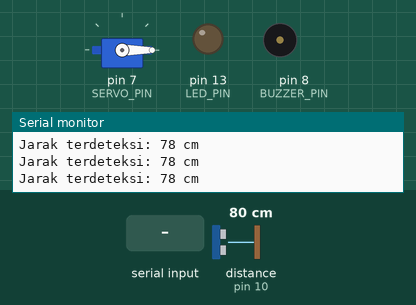
Recording of a sketch running on a simulated Arduino Uno, built with avr-gcc and run on an emulated ATmega328P. Shown: servo, output pins drawn as LEDs (lit = HIGH), buzzer (waves = sounding, pin HIGH), the last lines printed to the serial monitor. Wiring (inferred from the names in the program): ultrasonic range finder: trigger pin 9; echo pin 10. Inputs (shaded band) come from the test bench; at power-on: distance to the obstacle (sensor on pin 10) 80 cm. The echo pulse lasts 58.3 µs per cm; pins used as bus, display or sensor lines are not drawn.

Above: at 1.2 s.
1.3 s: distance to the obstacle (sensor on pin 10) set to 18 cm
2.8 s: distance to the obstacle (sensor on pin 10) set to 14 cm
At 4.4 s:
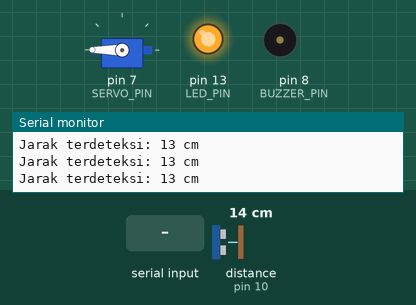
4.7 s: "90,45\n" received over Serial
At 4.97 s:
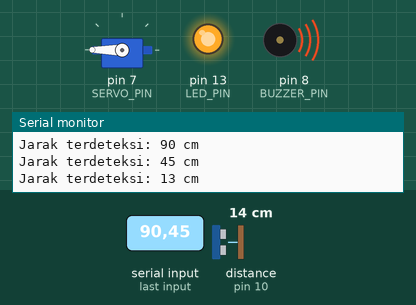
6.7 s: "30,150\n" received over Serial
At 8.1 s:
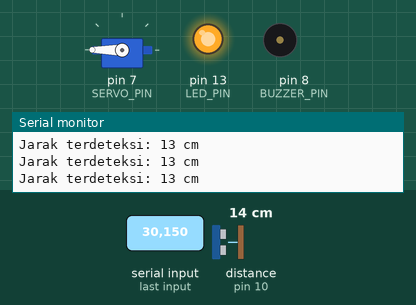
9.7 s: distance to the obstacle (sensor on pin 10) set to 35 cm
At 10.3 s:
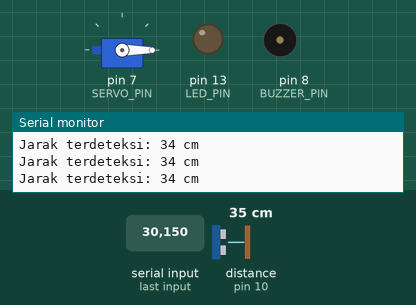
11.2 s: distance to the obstacle (sensor on pin 10) set to 2 cm
At 11.8 s:
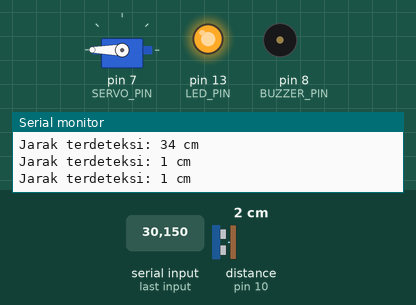
Timing chart, 0 to 14.0 s (numbered marks = the images above; inputs shaded):
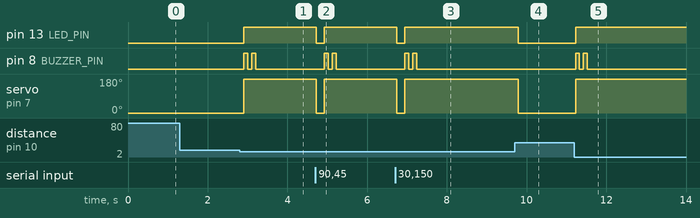

Measured:
- the behaviour switches between 16 and 15 cm on distance to the obstacle (sensor on pin 10) (found by bisection; images 0 and 1)
- after the input at 2.8 s, pin 13 (LED_PIN): LOW → HIGH after 0.10 s; pin 8 (BUZZER_PIN): alternates HIGH for 0.10 s and LOW for 0.10 s, 4 changes in all, then stays LOW, starting after 0.10 s; servo on pin 7 (SERVO_PIN): 0° → 180° after 0.10 s
- after the input at 4.7 s, pin 13 (LED_PIN): HIGH → LOW at once, → HIGH 0.20 s later; pin 8 (BUZZER_PIN): alternates HIGH for 0.10 s and LOW for 0.10 s, 4 changes in all, then stays LOW, starting after 0.23 s; servo on pin 7 (SERVO_PIN): 180° → 0° at once, → 180° 0.20 s later
- after the input at 6.7 s, pin 13 (LED_PIN): HIGH → LOW after 0.05 s, → HIGH 0.20 s later; pin 8 (BUZZER_PIN): alternates HIGH for 0.10 s and LOW for 0.10 s, 4 changes in all, then stays LOW, starting after 0.25 s; servo on pin 7 (SERVO_PIN): 180° → 0° after 0.05 s, → 180° 0.20 s later
- after the input at 9.7 s, pin 13 (LED_PIN): HIGH → LOW after 0.09 s; servo on pin 7 (SERVO_PIN): 180° → 0° after 0.09 s
- after the input at 11.2 s, pin 13 (LED_PIN): LOW → HIGH at once; pin 8 (BUZZER_PIN): alternates HIGH for 0.10 s and LOW for 0.10 s, 4 changes in all, then stays LOW, starting at once; servo on pin 7 (SERVO_PIN): 0° → 180° at once

The sketch:

kepkep.ino
```cpp
#include <Servo.h>

#define TRIG_PIN 9
#define ECHO_PIN 10
#define LED_PIN 13
#define BUZZER_PIN 8
#define SERVO_PIN 7

bool objectDetected = false;

Servo myServo;

void setup() {
  pinMode(TRIG_PIN, OUTPUT);
  pinMode(ECHO_PIN, INPUT);
  pinMode(LED_PIN, OUTPUT);
  pinMode(BUZZER_PIN, OUTPUT);
  Serial.begin(9600);

  myServo.attach(SERVO_PIN);
  myServo.write(0);
}

void loop() {
  int distance = 0;

  // Cek apakah ada input jarak dari Serial Monitor
  if (Serial.available()) {
    distance = Serial.parseInt();
    Serial.read(); // buang karakter akhir
  } else {
    // Baca jarak dari sensor ultrasonik
    digitalWrite(TRIG_PIN, LOW);
    delayMicroseconds(2);
    digitalWrite(TRIG_PIN, HIGH);
    delayMicroseconds(10);
    digitalWrite(TRIG_PIN, LOW);
    long duration = pulseIn(ECHO_PIN, HIGH);
    distance = duration * 0.034 / 2;
  }

  Serial.print("Jarak terdeteksi: ");
  Serial.print(distance);
  Serial.println(" cm");

  if (distance < 15) {
    digitalWrite(LED_PIN, HIGH);

    // Jika objek baru saja terdeteksi
    if (!objectDetected) {
      myServo.write(180);  // putar servo

      // Bunyikan buzzer 2x
      for (int i = 0; i < 2; i++) {
        digitalWrite(BUZZER_PIN, HIGH);
        delay(100);
        digitalWrite(BUZZER_PIN, LOW);
        delay(100);
      }

      objectDetected = true;  // tandai bahwa objek sedang terdeteksi
    }

  } else {
    digitalWrite(LED_PIN, LOW);
    digitalWrite(BUZZER_PIN, LOW);

    // Jika objek sebelumnya terdeteksi dan sekarang sudah tidak ada
    if (objectDetected) {
      myServo.write(0);  // kembalikan servo ke posisi awal
      objectDetected = false;
    }
  }

  delay(100);
}
```
